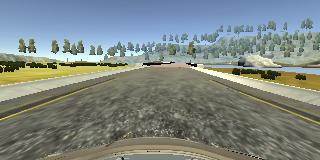
#> input picture sim/ctest0.jpg, 320 x 160 px
$ jupyter execute --allow-errors simul.ipynb   (shell and % lines are left out)   (older library calls are emulated)
#> lines starting #> are read from the running program, lines starting #| are printed output that depends on the picture; after the words box and inside, x2 and y2 are one past the last pixel; in counts of white or black regions, pixels touching at a corner belong together
[cell 1]
# Code from : Self-Driving Car Project Q&A | Advanced Lane Finding
# https://www.youtube.com/watch?v=vWY8YUayf9Q

[cell 2]
import cv2
import numpy as np
import pickle
import matplotlib
import matplotlib.pyplot as plt

[cell 3]
def abs_sobel_thresh(img, orient='x',sobel_kernel=3, thresh=(0, 255)):
    gray = cv2.cvtColor(img, cv2.COLOR_RGB2GRAY)
    if orient == 'x':
        abs_sobel = np.absolute(cv2.Sobel(gray, cv2.CV_64F, 1, 0, ksize=sobel_kernel))
    if orient == 'y':
        abs_sobel = np.absolute(cv2.Sobel(gray, cv2.CV_64F, 0, 1, ksize=sobel_kernel))
    scaled_sobel = np.uint8(255 * abs_sobel / np.max(abs_sobel))
    binary_output = np.zeros_like(scaled_sobel)
    binary_output[(scaled_sobel >= thresh[0]) & (scaled_sobel <= thresh[1])] = 1

    return binary_output

[cell 4]
def color_threshold(image, sthresh=(0,255), vthresh=(0,255)):

    hls = cv2.cvtColor(image, cv2.COLOR_RGB2HLS)
    s_channel = hls[:,:,2]
    s_binary = np.zeros_like(s_channel)
    s_binary[(s_channel >= sthresh[0]) & (s_channel <= sthresh[1])] = 1

    hsv = cv2.cvtColor(image, cv2.COLOR_RGB2HSV)
    v_channel = hsv[:,:,2]
    v_binary = np.zeros_like(v_channel)
    v_binary[(v_channel >= vthresh[0]) & (v_channel <= vthresh[1])] = 1

    output = np.zeros_like(s_channel)
    output[(s_binary ==1) & (v_binary == 1)]=1

    return output

[cell 5]
def window_mask(width, height, img_ref, center, level):
    output = np.zeros_like(img_ref)
    output[int(img_ref.shape[0]-(level+1)*height):int(img_ref.shape[0]-level*height),
           max(0,int(center-width/2)):min(int(center+width/2),img_ref.shape[1])] = 1
    return output

[cell 6]
import glob
images1 = glob.glob("./test_images/test*.jpg")
images2 = glob.glob("./test_images/straight*.jpg")
images = images1 + images2

print(images)

[cell 7]
fname = "./sim/ctest0.jpg"
img = cv2.imread(fname)
#> img is the input picture: shape (160, 320, 3); mean B, G, R 131.3, 135.3, 126.4
plt.imshow(img)

[cell 8]
def convert2binary(img):
    binImage = np.zeros_like(img[:,:,0])
    gradx = abs_sobel_thresh(img, orient='x', thresh=(25,255))
    grady = abs_sobel_thresh(img, orient='y', thresh=(10,255))
    c_binary = color_threshold(img, sthresh=(100,255), vthresh=(200,255))
    binImage[((gradx == 1) & (grady == 1) | (c_binary == 1) )] = 255

    return binImage

[cell 9]
crp=img[68:-35,:]
#plt.imshow(crp)
cv2.imwrite("./sim/crp.jpg", crp)
binimg = convert2binary(img)
#> in convert2binary, `gradx = abs_sobel_thresh(img, orient='x', thresh=(25,255))`:
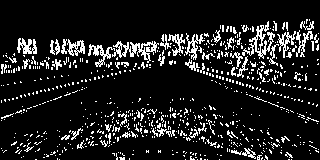
#> gradx: shape (160, 320); values 0 (black) and 1 (white), 12.4% white in thin lines or dots, all inside (x1, y1, x2, y2) = (1, 19, 319, 160)
#> in convert2binary, `grady = abs_sobel_thresh(img, orient='y', thresh=(10,255))`:
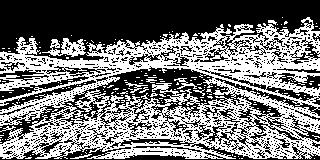
#> grady: shape (160, 320); values 0 (black) and 1 (white), 45.7% white in thin lines or dots, all inside (x1, y1, x2, y2) = (0, 17, 320, 159)
#> in color_threshold, `s_channel = hls[:,:,2]`:
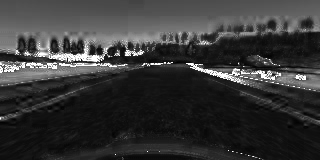
#> s_channel: shape (160, 320); min 0, max 255, mean 55.2
#> in color_threshold, `v_channel = hsv[:,:,2]`:
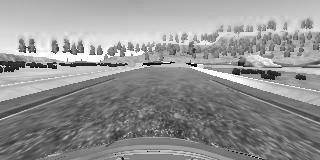
#> v_channel: shape (160, 320); min 1, max 255, mean 147.1
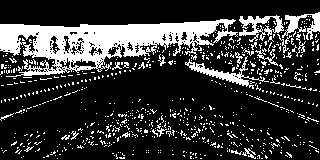
#> binimg: shape (160, 320); 21.5% white; 723 white regions (699 under 20 px), largest, box (x1, y1, x2, y2) and area: (0, 19, 238, 77) 6330, (185, 56, 269, 89) 542, (239, 15, 284, 42) 513
plt.imshow(binimg)
cv2.imwrite("./sim/binimg.jpg", binimg)
#> Out = True

[cell 10]
def warp_image(img):
    img_size = (320,160)

    src = np.float32([[210,77],
                      [317, 121],
                      [0,121],
                     [121,77]])

    dst = np.float32([[310, 0],
                      [310, 160],
                      [30,160],
                     [30,0]])

    #print(src, dst)

    # perform the transform
    M = cv2.getPerspectiveTransform(src,dst)
    Minv = cv2.getPerspectiveTransform(dst,src)
    warped = cv2.warpPerspective(img,M,img_size,flags=cv2.INTER_LINEAR)

    return M, Minv, warped

[cell 11]
#warp = cv2.imread("./sim/crp.jpg")
M, Minv, warped = warp_image(binimg)
#> in warp_image, `warped = cv2.warpPerspective(img,M,img_size,flags=cv2.INTER_LINEAR)`:
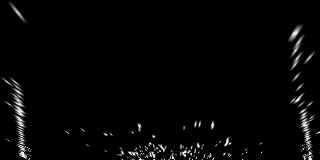
#> warped: shape (160, 320); min 0, max 255, mean 5.1
#> M = [[-0.903, -2.99, 330.5], [-5.38e-16, -3.72, 286.3], [-2.52e-18, -0.0167, 1]]; Minv = [[0.318, -0.756, 111.5], [-1.05e-16, -0.269, 77], [-7.72e-19, -0.0045, 1]]

plt.imshow(warped)
cv2.imwrite("./sim/warped.jpg", warped)
#> Out = True

[cell 12]
def find_window_centroids(warped, window_width, window_height):
    recent_centers = []
    margin = 25
    smooth_factor = 15

    window_centroids = []
    window = np.ones(window_width)

    l_sum = np.sum(warped[int(3*warped.shape[0]/4):,:int(warped.shape[1]/2)], axis=0)
    l_center = np.argmax(np.convolve(window,l_sum))-window_width/2
    r_sum = np.sum(warped[int(3*warped.shape[0]/4):,int(warped.shape[1]/2):], axis=0)
    r_center = np.argmax(np.convolve(window,r_sum))-window_width/2+int(warped.shape[1]/2)

    window_centroids.append((l_center,r_center))

    for level in range(1,(int)(warped.shape[0]/window_height)):
        image_layer = np.sum(warped[int(warped.shape[0]-(level+1)*window_height):
                                    int(warped.shape[0]-level*window_height),:], axis=0)
        conv_signal = np.convolve(window, image_layer)

        offset = window_width/2
        l_min_index = int(max(l_center+offset-margin, 0))
        l_max_index = int(min(l_center+offset+margin, warped.shape[1]))
        l_center = np.argmax(conv_signal[l_min_index:l_max_index])+l_min_index-offset

        r_min_index = int(max(r_center+offset-margin, 0))
        r_max_index = int(min(r_center+offset+margin, warped.shape[1]))
        r_center = np.argmax(conv_signal[r_min_index:r_max_index])+r_min_index-offset

        window_centroids.append((l_center, r_center))

    recent_centers.append(window_centroids)
    return np.average(recent_centers[-smooth_factor:], axis = 0)

[cell 13]
def calculate_perspective_segments(warped, window_centroids, window_width,window_height):
    # Points to draw all left and right windows
    l_points = np.zeros_like(warped)
    r_points = np.zeros_like(warped)

    # Points to find left and right lanes
    rightx = []
    leftx = []

    for level in range(0, len(window_centroids)):
        l_mask = window_mask(window_width,window_height, warped, window_centroids[level][0],level)
        r_mask = window_mask(window_width,window_height, warped, window_centroids[level][1],level)
        # Add center value to right, left lane points lists
        leftx.append(window_centroids[level][0])
        rightx.append(window_centroids[level][1])
        # Add graphic points from window mask to total pixels found
        l_points[(l_points == 255) | ((l_mask == 1) ) ] = 255
        r_points[(r_points == 255) | ((r_mask == 1) ) ] = 255

    return leftx, rightx, l_points, r_points

[cell 14]
def draw_perspective_segments(warped, r_points, l_points):
    template = np.array(l_points+r_points,np.uint8)
    zero_channel = np.zeros_like(template)
    template = np.array(cv2.merge((zero_channel,template,zero_channel)),np.uint8)
    warpage = np.array(cv2.merge((warped,warped,warped)),np.uint8)
    result = cv2.addWeighted(warpage, 1, template, 0.5, 0.0)

    return result

[cell 15]
# [11 lines left out: function draw_perspective_points, not called in this run]

[cell 16]
window_width = 25
window_height = 80
xm_per_pix = 4/384
ym_per_pix = 10/720

window_centroids = find_window_centroids(warped, window_width, window_height)
#> in find_window_centroids, `l_sum = np.sum(warped[int(3*warped.shape[0]/4):,:int(warped.shape[1]/2..`: l_sum = 160 values, max 5859 at index 21, min 0 at index 0, mean 438.7
#> in find_window_centroids, `l_center = np.argmax(np.convolve(window,l_sum))-window_width/2`: l_center = 17.5
#> in find_window_centroids, `r_sum = np.sum(warped[int(3*warped.shape[0]/4):,int(warped.shape[1]/2)..`: r_sum = 160 values, max 4360 at index 148, min 0 at index 17, mean 510.8
#> in find_window_centroids, `r_center = np.argmax(np.convolve(window,r_sum))-window_width/2+int(war..`: r_center = 306.5
#> the loop in find_window_centroids, `for level in range(1,(int)(warped.shape[0]/window_height)):` made 1 pass
#> (l_min_index, l_max_index, l_center, r_min_index, r_max_index, r_center) on pass 1: (5, 55, 13.5, 294, 320, 300.5)
#> after the loop in find_window_centroids, `for level in range(1,(int)(warped.shape[0]/window_height)):`: window_centroids = [(17.5, 306.5), (13.5, 300.5)]
#> window_centroids = [[17.5, 306.5], [13.5, 300.5]]

leftx, rightx, l_points, r_points = calculate_perspective_segments(warped, window_centroids,
                                                                       window_width,window_height)
#> the loop in calculate_perspective_segments, `for level in range(0, len(window_centroids)):` made 2 passes
#> after the loop in calculate_perspective_segments, `for level in range(0, len(window_centroids)):`:
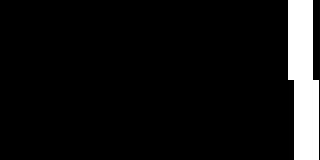
#> r_points: shape (160, 320); 7.8% white; 1 white region, box (x1, y1, x2, y2) and area: (288, 0, 319, 160) 4000
#> after the loop in calculate_perspective_segments, `for level in range(0, len(window_centroids)):`: leftx = [17.5, 13.5]; rightx = [306.5, 300.5]
#> leftx = [17.5, 13.5]; rightx = [306.5, 300.5]
#pimg = draw_perspective_points(warped, window_height, leftx, rightx)
pimg = draw_perspective_segments(warped, r_points, l_points)

#> (the rest of this cell did not finish here and is left out)

[cell 17]
def draw_lane_markers(img, yvals, res_yvals, left_fitx, right_fitx, Minv, window_width,window_height):
    left_lane = np.array(list(zip(np.concatenate((left_fitx-window_width/2,left_fitx[::-1]+window_width/2), axis=0),np.concatenate((yvals,yvals[::-1]),axis=0))),np.int32)
    right_lane = np.array(list(zip(np.concatenate((right_fitx-window_width/2,right_fitx[::-1]+window_width/2), axis=0),np.concatenate((yvals,yvals[::-1]),axis=0))),np.int32)
    inner_lane = np.array(list(zip(np.concatenate((left_fitx-window_width/2, right_fitx[::-1]-window_width/2), axis=0),np.concatenate((yvals,yvals[::-1]),axis=0))),np.int32)

    road = np.zeros_like(img)
    road_bkg = np.zeros_like(img)
    cv2.fillPoly(road,[inner_lane],color=[0, 255, 0])
    cv2.fillPoly(road,[left_lane],color=[0,255,255])
    cv2.fillPoly(road,[right_lane],color=[255, 255, 255])

    cv2.fillPoly(road_bkg,[left_lane],color=[255, 255, 255])
    cv2.fillPoly(road_bkg,[right_lane],color=[255, 255, 255])

    img_size = (img.shape[1],img.shape[0])

    road_warped = cv2.warpPerspective(road,Minv,img_size,flags=cv2.INTER_LINEAR)
    road_warped_bkg = cv2.warpPerspective(road_bkg,Minv,img_size,flags=cv2.INTER_LINEAR)

    base = cv2.addWeighted(img, 1.0, road_warped_bkg, -1.0, 0.0)
    result = cv2.addWeighted(base, 1.0, road_warped, 1.0, 0.0)

    return result

[cell 18]
def fit_curves(warped, leftx, rightx, window_width,window_height):
    yvals = range(0,warped.shape[0])

    res_yvals = np.arange(warped.shape[0]-(window_height/2),0,-window_height)

    left_fit = np.polyfit(res_yvals, leftx, 2)
    left_fitx = left_fit[0]*yvals*yvals + left_fit[1]*yvals + left_fit[2]
    left_fitx = np.array(left_fitx,np.int32)

    right_fit = np.polyfit(res_yvals, rightx, 2)
    right_fitx = right_fit[0]*yvals*yvals + right_fit[1]*yvals + right_fit[2]
    right_fitx = np.array(right_fitx,np.int32)

    return yvals, res_yvals, left_fitx,right_fitx

[cell 19]
t="""
diffs = [496.0, 494.0, 490.0, 460.0,
         477.0, 476.0, 472.0, 469.0, 456.0]

for i in [20,21,22,23,24,25,26,27,28,29,30,31,32,33,34,25,36,37,38,39,40]:
    fname = "./test2_images/Default Project_"+str(i)+".png"
    img = cv2.imread(fname)
    plt.imshow(img)

    udimg = undistort(img, mtx, dist)
    plt.imshow(udimg)

    binimg = convert2binary(udimg)
    plt.imshow(binimg)

    bot_width = 0.75 # %
    mid_width = 0.15
    height_pct = 0.65
    bottom_trim = 0.935

    M, Minv, warped = warp_image(binimg, bot_width, mid_width, height_pct, bottom_trim)

    plt.imshow(warped)

    window_height = 80
    xm_per_pix = 4/384
    ym_per_pix = 10/720

    window_centroids = find_window_centroids(warped, window_width, window_height)
    leftx, rightx, l_points, r_points = calculate_perspective_segments(warped, window_centroids,
                                                                           window_width,window_height)
    print(leftx)
    print(rightx)
    print([rightx[di]-leftx[di] for di in range(len(leftx))])
    print("---------------------------------------------------")
    #segimg = draw_perspective_segments(warped, r_points, l_points)

    leftx, rightx
    pimg = draw_perspective_points(warped, window_height, leftx, rightx)

    #plt.imshow(pimg)
    tolerance = 15.

    for pi in range(len(leftx)):
        if abs((rightx[pi] - leftx[pi]) - diffs[pi])> tolerance:
            rightx[pi] = leftx[pi] + diffs[pi]

    yvals, res_yvals, left_fitx, right_fitx = fit_curves(warped, leftx, rightx, window_width,window_height)

    result = draw_lane_markers(img, yvals, res_yvals, left_fitx, right_fitx, Minv, window_width,window_height)
    plt.imshow(result)
"""

[cell 20]

# [17 lines left out: function draw_info, not called in this run]

[cell 21]
diffs = [496.0, 494.0, 490.0, 460.0, 477.0, 476.0, 472.0, 469.0, 456.0]
tolerance = 75.

def process_image2(img, mtx, dist):
    #udimg = undistort(img, mtx, dist)

    udimg = img

    preprocessImage = convert2binary(udimg)

    M, Minv, warped = warp_image(preprocessImage)

    window_width = 25
    window_height = 80
    xm_per_pix = 4/384
    ym_per_pix = 10/720

    window_centroids = find_window_centroids(warped, window_width, window_height)

    leftx, rightx, l_points, r_points = calculate_perspective_segments(warped, window_centroids,
                                                                       window_width,window_height)

    print(leftx, rightx)
    segimg = draw_perspective_segments(warped, r_points, l_points)

    #leftx.append(leftx[len(leftx)-1])
    #rightx.insert(0, rightx[len(rightx)-1])

    yvals, res_yvals, left_fitx, right_fitx = fit_curves(warped, leftx, rightx, window_width,window_height)
    result = draw_lane_markers(img, yvals, res_yvals, left_fitx, right_fitx, Minv, window_width,window_height)
    #result = draw_info(result, warped, yvals, res_yvals, leftx, left_fitx, right_fitx, xm_per_pix, ym_per_pix)

    return result, udimg, preprocessImage, warped, segimg

def process_image(img):
    result, udimg, preprocessImage, warped, segimg = process_image2(img, mtx, dist)
    return result

[cell 22]
result, udimg, binimg, warped, segimg = process_image2(img, None, None)
#> the loop in find_window_centroids (call 2), `for level in range(1,(int)(warped.shape[0]/window_height)):` made 1 pass
#> in process_image2, `window_centroids = find_window_centroids(warped, window_width, window_..`: window_centroids = [[17.5, 306.5], [13.5, 300.5]]
#> the loop in calculate_perspective_segments (call 2), `for level in range(0, len(window_centroids)):` made 2 passes
#> in process_image2, `leftx, rightx, l_points, r_points = calculate_perspective_segments(war..`: leftx = [17.5, 13.5]; rightx = [306.5, 300.5]
#| [17.5, 13.5] [306.5, 300.5]
#> in fit_curves, `left_fit = np.polyfit(res_yvals, leftx, 2)`: left_fit = [2.64e-05, 0.0458, 11.63]
#> in fit_curves, `left_fitx = left_fit[0]*yvals*yvals + left_fit[1]*yvals + left_fit[2]`: left_fitx = 160 values from 11.63 to 19.57
#> in fit_curves, `left_fitx = np.array(left_fitx,np.int32)`: left_fitx = 160 values from 11 to 19
#> in fit_curves, `right_fit = np.polyfit(res_yvals, rightx, 2)`: right_fit = [-0.004, 0.715, 278.3]
#> in fit_curves, `right_fitx = right_fit[0]*yvals*yvals + right_fit[1]*yvals + right_fit..`: right_fitx = 160 values, max 310.3 at index 89, min 278.3 at index 0, mean 301.3
#> in fit_curves, `right_fitx = np.array(right_fitx,np.int32)`: right_fitx = 160 values, max 310 at index 82, min 278 at index 0, mean 300.9
#> in process_image2, `yvals, res_yvals, left_fitx, right_fitx = fit_curves(warped, leftx, ri..`: res_yvals = [120, 40]; left_fitx = 160 values from 11 to 19
#> in draw_lane_markers, `left_lane = np.array(list(zip(np.concatenate((left_fitx-window_width/2..`: left_lane = 320 pairs, first value -1 to 31, second value 0 to 159
#> in draw_lane_markers, `right_lane = np.array(list(zip(np.concatenate((right_fitx-window_width..`: right_lane = 320 pairs, first value 265 to 322, second value 0 to 159
#> in draw_lane_markers, `inner_lane = np.array(list(zip(np.concatenate((left_fitx-window_width/..`: inner_lane = 320 pairs, first value -1 to 297, second value 0 to 159
#> in draw_lane_markers, `cv2.fillPoly(road,[right_lane],color=[255, 255, 255])`:
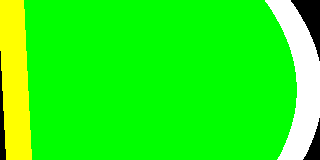
#> road: shape (160, 320, 3); mean of channels 0, 1, 2 20.2, 247.8, 40.7; drawn as B, G, R
#> in draw_lane_markers, `cv2.fillPoly(road_bkg,[right_lane],color=[255, 255, 255])`:
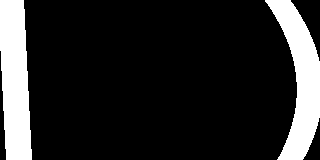
#> road_bkg: shape (160, 320, 3); 16% white; 2 white regions, box (x1, y1, x2, y2) and area: (0, 0, 32, 160) 4121, (265, 0, 320, 160) 4060
#> in draw_lane_markers, `result = cv2.addWeighted(base, 1.0, road_warped, 1.0, 0.0)`:
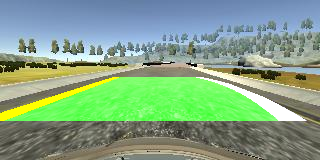
#> result: shape (160, 320, 3); mean B, G, R 132.7, 162.6, 130.6

$ run again, with sim/ctest1.jpg copied over sim/ctest0.jpg
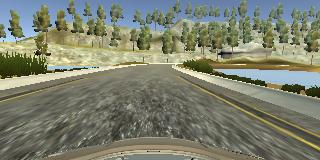
#> input picture sim/ctest1.jpg, 320 x 160 px
#> img is the input picture: shape (160, 320, 3); mean B, G, R 110.9, 128.4, 124.7
#> gradx: shape (160, 320); values 0 (black) and 1 (white), 23.6% white in thin lines or dots
#> grady: shape (160, 320); values 0 (black) and 1 (white), 60.8% white; 1396 black regions (1313 under 20 px), largest, box (x1, y1, x2, y2) and area: (0, 0, 320, 41) 4585, (70, 65, 234, 114) 2201, (0, 121, 320, 160) 1586
#> hls: shape (160, 320, 3); mean of channels 0, 1, 2 78.2, 118.9, 48
#> hsv: shape (160, 320, 3); mean H, S, V 78.2, 60.7, 134.1
#> c_binary: shape (160, 320); values 0 (black) and 1 (white), 4.3% white; 196 white regions (180 under 20 px), largest, box (x1, y1, x2, y2) and area: (21, 64, 147, 83) 297, (251, 71, 315, 83) 274, (12, 4, 36, 37) 268
#> binimg: shape (160, 320); 22.3% white in thin lines or dots
#> `cv2.imwrite("./sim/binimg.jpg", binimg)`: Out = True
#> `M, Minv, warped = warp_image(binimg)`: M = [[-0.903, -2.99, 330.5], [-5.38e-16, -3.72, 286.3], [-2.52e-18, -0.0167, 1]]; Minv = [[0.318, -0.756, 111.5], [-1.05e-16, -0.269, 77], [-7.72e-19, -0.0045, 1]]
#> `cv2.imwrite("./sim/warped.jpg", warped)`: Out = True
#> l_sum = 160 values, max 4549 at index 159, min 0 at index 0, mean 904.7
#> in find_window_centroids, `l_center = np.argmax(np.convolve(window,l_sum))-window_width/2`: l_center = 132.5
#> r_sum = 160 values, max 5788 at index 98, min 0 at index 65, mean 1374.7
#> in find_window_centroids, `r_center = np.argmax(np.convolve(window,r_sum))-window_width/2+int(war..`: r_center = 263.5
#> the loop in find_window_centroids, `for level in range(1,(int)(warped.shape[0]/window_height)):` made 1 pass
#> (l_min_index, l_max_index, l_center, r_min_index, r_max_index, r_center) on pass 1: (120, 170, 143.5, 251, 301, 276.5)
#> after the loop in find_window_centroids, `for level in range(1,(int)(warped.shape[0]/window_height)):`: window_centroids = [(132.5, 263.5), (143.5, 276.5)]
#> `window_centroids = find_window_centroids(warped, window_width, window_..`: window_centroids = [[132.5, 263.5], [143.5, 276.5]]
#> the loop in calculate_perspective_segments, `for level in range(0, len(window_centroids)):` made 2 passes
#> after the loop in calculate_perspective_segments, `for level in range(0, len(window_centroids)):`:
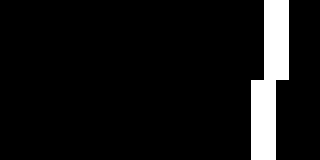
#> r_points: shape (160, 320); 7.8% white; 1 white region, box (x1, y1, x2, y2) and area: (251, 0, 289, 160) 4000
#> after the loop in calculate_perspective_segments, `for level in range(0, len(window_centroids)):`: leftx = [132.5, 143.5]; rightx = [263.5, 276.5]
#> `leftx, rightx, l_points, r_points = calculate_perspective_segments(war..`: leftx = [132.5, 143.5]; rightx = [263.5, 276.5]
#> the loop in find_window_centroids (call 2), `for level in range(1,(int)(warped.shape[0]/window_height)):` made 1 pass
#> in process_image2, `window_centroids = find_window_centroids(warped, window_width, window_..`: window_centroids = [[132.5, 263.5], [143.5, 276.5]]
#> the loop in calculate_perspective_segments (call 2), `for level in range(0, len(window_centroids)):` made 2 passes
#> in process_image2, `leftx, rightx, l_points, r_points = calculate_perspective_segments(war..`: leftx = [132.5, 143.5]; rightx = [263.5, 276.5]
#| [132.5, 143.5] [263.5, 276.5]
#> left_fit = [-0.00268, 0.291, 136.1]
#> in fit_curves, `left_fitx = left_fit[0]*yvals*yvals + left_fit[1]*yvals + left_fit[2]`: left_fitx = 160 values, max 144 at index 54, min 114.7 at index 159, mean 136.6
#> in fit_curves, `left_fitx = np.array(left_fitx,np.int32)`: left_fitx = 160 values, max 144 at index 51, min 114 at index 159, mean 136.1
#> right_fit = [-0.00471, 0.591, 260.4]
#> in fit_curves, `right_fitx = right_fit[0]*yvals*yvals + right_fit[1]*yvals + right_fit..`: right_fitx = 160 values, max 278.9 at index 63, min 235.3 at index 159, mean 267.6
#> in fit_curves, `right_fitx = np.array(right_fitx,np.int32)`: right_fitx = 160 values, max 278 at index 49, min 235 at index 159, mean 267.1
#> in process_image2, `yvals, res_yvals, left_fitx, right_fitx = fit_curves(warped, leftx, ri..`: res_yvals = [120, 40]
#> left_lane = 320 pairs, first value 101 to 156, second value 0 to 159
#> right_lane = 320 pairs, first value 222 to 290, second value 0 to 159
#> inner_lane = 320 pairs, first value 101 to 265, second value 0 to 159
#> in draw_lane_markers, `result = cv2.addWeighted(base, 1.0, road_warped, 1.0, 0.0)`:
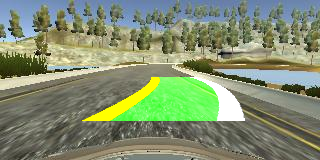
#> result: shape (160, 320, 3); mean B, G, R 111.8, 142.2, 129.1
